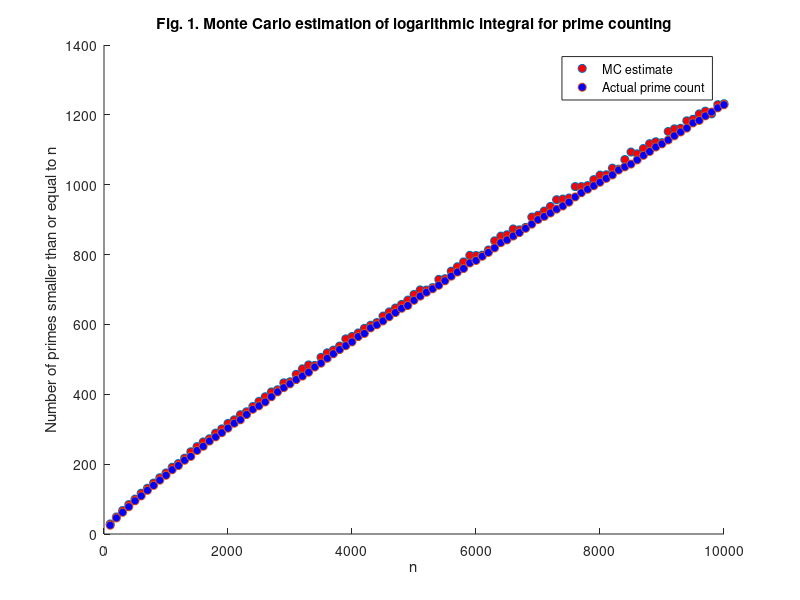

This figure's MATLAB source:
% Exercise - Monte Carlo integration of logarithmic function 

%% 1. Aim of the exercise
% This script estimates the number of prime numbers less than or equal to n
% using Monte Carlo integration to approximate the logarithmic integral,
% which serves as a smooth estimate of the prime-counting function π(n).

%% 2. Theory
% Refer to the accompanying PDF for theoretical background.

%% 3. Simulation Setup

% 3.1. Clear workspace and memory
clear;

% 3.2. Set number of random samples for Monte Carlo estimation
N_samples = 1000;  % Number of random draws from Uniform(2, n)

% 3.3. Define evaluation points for prime counting and integration
N_values = 100:100:10000;

% Create a vector of n values ranging from 100 to 10,000 in increments of
% 100. For each n, we will estimate the logarithmic integral using Monte
% Carlo integration, and compute the actual number of primes smaller than
% or equal to n This allows us to compare the approximation against true
% prime counts across a broad range.

%% 4. Monte Carlo Integration: Estimating the Logarithmic Integral

% 4.1. Preallocate vector for Monte Carlo estimates
MC_log_integral = NaN(size(N_values));  

% 4.2. Preallocate vector for actual prime counts
prime_counts = NaN(size(N_values));     

% 4.3. Loop over each n value and perform Monte Carlo estimation
for i = 1:length(N_values)
    
    % Current value of n
    N = N_values(i);
    
    % Draw random samples uniformly from [2, N]
    uniform_samples = random('Uniform',2,N,[N_samples,1]);
    
    % Apply transformation: f(x) = 1/log(x)
    log_transformation = 1./log(uniform_samples);
    
    % Estimate integral using sample mean
    mean_value = mean(log_transformation);
    MC_log_integral(i) = (N-2)*mean_value;
    
    % Compute actual number of primes up to N
    prime_counts(i) = length(primes(N));
end

%% 5. Visualization: Compare Integral Estimates with True Prime Counts

hold on
plot(N_values, MC_log_integral,'o','DisplayName','MC estimate', ...
    'MarkerFaceColor','red');
plot(N_values, prime_counts,'o','DisplayName','Actual prime count', ...
    'MarkerFaceColor','blue');
title(['Fig. 1. Monte Carlo estimation of logarithmic integral for ' ...
    'prime counting']);
xlabel('n');
ylabel('Number of primes smaller than or equal to n');
legend('show')
hold off
